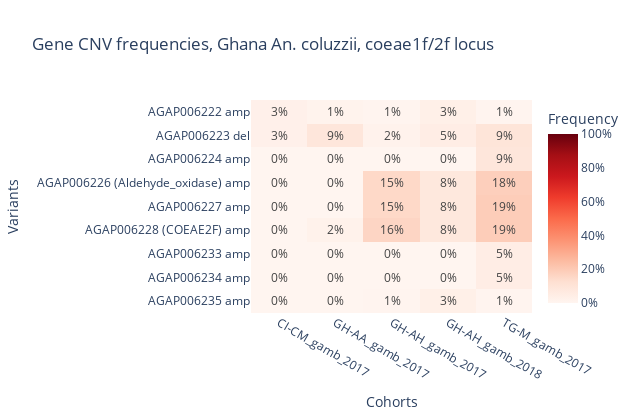

This figure's notebook cell:
### Code cell
coe_region = "2L:28,520,000-28,580,000"

cnv_freqs_df = ag3.gene_cnv_frequencies(
    region=coe_region,
    cohorts="admin1_year",
    sample_sets=sample_sets,
    sample_query="taxon == 'gambiae'",
)

ag3.plot_frequencies_heatmap(
    cnv_freqs_df.query("max_af > 0.03"), 
    title="Gene CNV frequencies, Ghana An. coluzzii, coeae1f/2f locus"
)

### Figure 1 — Plotly figure (JSON) as saved in the notebook; plotly's stock layout.template omitted (floating-point values rounded to 4 significant figures)
{"data": [{"coloraxis": "coloraxis", "hovertemplate": "x: %{x}<br>label: %{y}<br>color: %{z}<extra></extra>", "name": "0", "texttemplate": "%{z:.0%}", "type": "heatmap", "x": ["CI-CM_gamb_2017", "GH-AA_gamb_2017", "GH-AH_gamb_2017", "GH-AH_gamb_2018", "TG-M_gamb_2017"], "xaxis": "x", "y": ["AGAP006222 amp", "AGAP006223 del", "AGAP006224 amp", "AGAP006226 (Aldehyde_oxidase) amp", "AGAP006227 amp", "AGAP006228 (COEAE2F) amp", "AGAP006233 amp", "AGAP006234 amp", "AGAP006235 amp"], "yaxis": "y", "z": [[0.02703, 0.0137, 0.00578, 0.03175, 0.005882], [0.02703, 0.08904, 0.01734, 0.04762, 0.09412], [0, 0, 0, 0, 0.08824], [0, 0, 0.1503, 0.07937, 0.1824], [0, 0, 0.1503, 0.07937, 0.1882], [0, 0.02055, 0.1618, 0.07937, 0.1882], [0, 0, 0, 0, 0.04706], [0, 0, 0, 0, 0.04706], [0, 0, 0.00578, 0.03175, 0.005882]]}], "layout": {"coloraxis": {"cmax": 1, "cmin": 0, "colorbar": {"ticktext": ["0%", "20%", "40%", "60%", "80%", "100%"], "tickvals": [0, 0.2, 0.4, 0.6, 0.8, 1], "title": {"text": "Frequency"}}, "colorscale": [[0, "rgb(255,245,240)"], [0.125, "rgb(254,224,210)"], [0.25, "rgb(252,187,161)"], [0.375, "rgb(252,146,114)"], [0.5, "rgb(251,106,74)"], [0.625, "rgb(239,59,44)"], [0.75, "rgb(203,24,29)"], [0.875, "rgb(165,15,21)"], [1, "rgb(103,0,13)"]]}, "height": 420, "title": {"text": "Gene CNV frequencies, Ghana An. coluzzii, coeae1f/2f locus"}, "width": 640, "xaxis": {"anchor": "y", "domain": [0, 1], "side": "bottom", "tickangle": 30, "title": {"text": "Cohorts"}}, "yaxis": {"anchor": "x", "autorange": "reversed", "domain": [0, 1], "title": {"text": "Variants"}}}}
